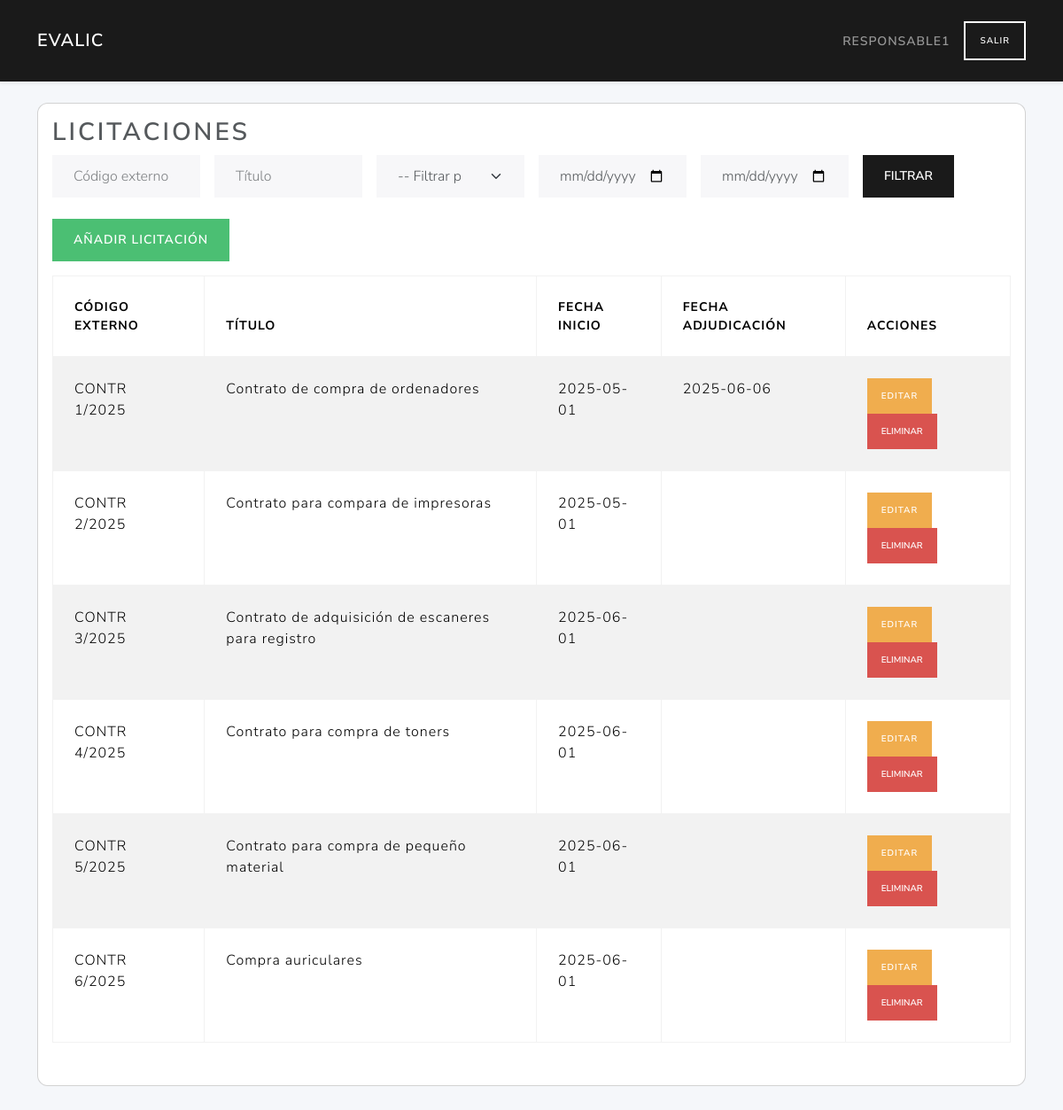
The page /licitaciones/ (signed in) on the database its author committed.
### tables this page shows
CREATE TABLE licitaciones (
        id INTEGER PRIMARY KEY AUTOINCREMENT,
        user_id INTEGER NOT NULL,
        external_id TEXT NOT NULL,
        title TEXT NOT NULL,
        description TEXT,
        fecha_inicio TEXT NOT NULL,
        fecha_adjudicacion TEXT,
        FOREIGN KEY (user_id) REFERENCES users(id)
    );

### routes/licitaciones_routes.py (the view, shortened to what this page needs)
@licitaciones_bp.route('/', methods=('GET',))
def index():
    if 'user_id' not in session or session.get('role_id') != 2:
        return redirect(url_for('auth.login'))
    user_id = session.get('user_id')
    lic_rows = list_licitaciones()
    licitaciones = [l for l in lic_rows if l['user_id'] == user_id]
    external_id  = request.args.get('external_id', '').strip()
    title        = request.args.get('title', '').strip()
    fecha_tipo   = request.args.get('fecha_tipo', '')
    fecha_desde  = request.args.get('fecha_desde', '')
    fecha_hasta  = request.args.get('fecha_hasta', '')
    if external_id:
       licitaciones = [
           l for l in licitaciones
           if external_id.lower() in (l['external_id'] or '').lower()
       ]
    if title:
       licitaciones = [
           l for l in licitaciones
           if title.lower() in (l['title'] or '').lower()
       ]
    page = request.args.get('page', 1, type=int)
    per_page = current_app.config.get('LIC_PER_PAGE', 10)
    total = len(licitaciones)
    total_pages = ceil(total / per_page) if total else 1
    start = (page - 1) * per_page
    end = start + per_page
    licitaciones = licitaciones[start:end]
    responsable_id = 2
    is_responsable = session.get('role_id') == responsable_id
    return render_template(
        'licitaciones/index.html',
        licitaciones=licitaciones,
        is_responsable=is_responsable,
        total_pages=total_pages,
        current_page=page,
        request=request
    )

### models/dao.py (called while the page is built)
def close_connection(exception):
    db = getattr(g, '_database', None)
    if db is not None:
        db.close()

def get_db(app):
    if 'sqlite_db' not in g:
        g.sqlite_db = sqlite3.connect(
            app.config['DATABASE'],
            detect_types=sqlite3.PARSE_DECLTYPES
        )
        g.sqlite_db.row_factory = sqlite3.Row
    return g.sqlite_db

### models/licitaciones_data.py (called while the page is built)
def list_licitaciones(db):
    cur = db.execute("SELECT * FROM licitaciones ORDER BY id")
    return cur.fetchall()

### services/licitacion_service.py (called while the page is built)
def list_licitaciones():
    db = get_db(current_app)
    return data_list(db)

### templates/licitaciones/index.html (shortened to what this page needs)
{% extends 'base.html' %}
{% block content %}
<div class="card mb-4">
  <div class="card-body">
    <h2 class="card-title">Licitaciones</h2>
    <form method="get" class="row g-3 mb-4 flex-nowrap">
      <div class="col-md-2">
        <input type="text" name="external_id" class="form-control" placeholder="Código externo" value="{{ request.args.get('external_id', '') }}">
      </div>
      <div class="col-md-2">
        <input type="text" name="title" class="form-control" placeholder="Título" value="{{ request.args.get('title', '') }}">
      </div>
      <div class="col-md-2">
        <select name="fecha_tipo" class="form-select">
          <option value="">-- Filtrar por fecha --</option>
        </select>
      </div>
      <div class="col-md-2">
        <input type="date" name="fecha_desde" class="form-control" value="{{ request.args.get('fecha_desde', '') }}">
      </div>
      <div class="col-md-2">
        <input type="date" name="fecha_hasta" class="form-control" value="{{ request.args.get('fecha_hasta', '') }}">
      </div>
      <div class="col-md-2">
        <button type="submit" class="btn btn-primary">Filtrar</button>
      </div>
    </form>
    <a href="{{ url_for('licitaciones.create_licitacion_route') }}" class="btn btn-success mb-3">Añadir licitación</a>
    <table class="table table-bordered table-striped">
      <thead>
        <tr>
          <th>Código externo</th>
          <th>Título</th>
          <th>Fecha inicio</th>
          <th>Fecha adjudicación</th>
          <th>Acciones</th>
        </tr>
      </thead>
      <tbody>
        {% for lic in licitaciones %}
        <tr>
          <td>{{ lic.external_id }}</td>
          <td>{{ lic.title }}</td>
          <td>{{ lic.fecha_inicio }}</td>
          <td>{{ lic.fecha_adjudicacion }}</td>
          <td>
            <a href="{{ url_for('licitaciones.edit_licitacion_route', lic_id=lic.id) }}" class="btn btn-sm btn-warning">Editar</a>
            {% if is_responsable %}
              <form action="{{ url_for('licitaciones.delete_licitacion_route', lic_id=lic.id) }}" method="post" style="display:inline-block;" onsubmit="return confirm('¿Estás seguro de que quieres eliminar esta licitación?');">
                <button type="submit" class="btn btn-danger btn-sm">Eliminar</button>
              </form>
            {% endif %}
          </td>
        </tr>
        {% endfor %}
      </tbody>
    </table>
  </div>
</div>
{% endblock %}

### templates/base.html (style rules this page uses)
body { background:#f5f7fa; }
.card { border-radius:.75rem; }

### rows shown on the page
licitaciones: external_id "CONTR 1/2025", title "Contrato de compra de ordenadores", fecha_inicio "2025-05-01", fecha_adjudicacion "2025-06-06"
licitaciones: external_id "CONTR 2/2025", title "Contrato para compara de impresoras", fecha_inicio "2025-05-01"
licitaciones: external_id "CONTR 3/2025", title "Contrato de adquisición de escaneres para registro", fecha_inicio "2025-06-01"
licitaciones: external_id "CONTR 4/2025", title "Contrato para compra de toners", fecha_inicio "2025-06-01"
licitaciones: external_id "CONTR 5/2025", title "Contrato para compra de pequeño material", fecha_inicio "2025-06-01"
licitaciones: external_id "CONTR 6/2025", title "Compra auriculares", fecha_inicio "2025-06-01"

### other values the page prints
{{ session['username'] }} "RESPONSABLE1"
